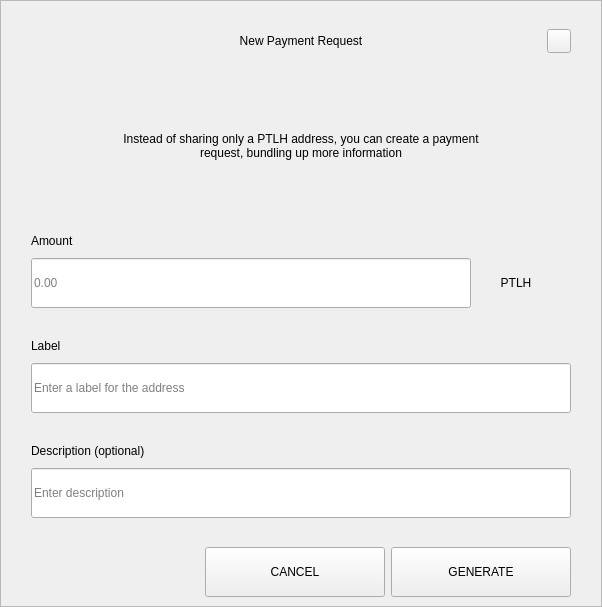
<?xml version="1.0" encoding="UTF-8"?>
<ui version="4.0">
 <class>RequestDialog</class>
 <widget class="QDialog" name="RequestDialog">
  <property name="geometry">
   <rect>
    <x>0</x>
    <y>0</y>
    <width>602</width>
    <height>607</height>
   </rect>
  </property>
  <property name="windowTitle">
   <string>Dialog</string>
  </property>
  <layout class="QVBoxLayout" name="verticalLayout_5">
   <property name="spacing">
    <number>0</number>
   </property>
   <property name="leftMargin">
    <number>0</number>
   </property>
   <property name="topMargin">
    <number>0</number>
   </property>
   <property name="rightMargin">
    <number>0</number>
   </property>
   <property name="bottomMargin">
    <number>0</number>
   </property>
   <item>
    <widget class="QFrame" name="frame">
     <property name="styleSheet">
      <string notr="true"/>
     </property>
     <property name="frameShape">
      <enum>QFrame::StyledPanel</enum>
     </property>
     <property name="frameShadow">
      <enum>QFrame::Raised</enum>
     </property>
     <layout class="QVBoxLayout" name="verticalLayout_4" stretch="1,0,0">
      <property name="spacing">
       <number>0</number>
      </property>
      <property name="leftMargin">
       <number>30</number>
      </property>
      <property name="topMargin">
       <number>20</number>
      </property>
      <property name="rightMargin">
       <number>30</number>
      </property>
      <property name="bottomMargin">
       <number>0</number>
      </property>
      <item>
       <layout class="QHBoxLayout" name="horizontalLayout_3">
        <property name="spacing">
         <number>0</number>
        </property>
        <item>
         <spacer name="horizontalSpacer_21">
          <property name="orientation">
           <enum>Qt::Horizontal</enum>
          </property>
          <property name="sizeHint" stdset="0">
           <size>
            <width>40</width>
            <height>20</height>
           </size>
          </property>
         </spacer>
        </item>
        <item>
         <widget class="QLabel" name="labelTitle">
          <property name="minimumSize">
           <size>
            <width>0</width>
            <height>40</height>
           </size>
          </property>
          <property name="maximumSize">
           <size>
            <width>16777215</width>
            <height>40</height>
           </size>
          </property>
          <property name="styleSheet">
           <string notr="true">padding-left:24px;</string>
          </property>
          <property name="text">
           <string>New Payment Request</string>
          </property>
          <property name="alignment">
           <set>Qt::AlignCenter</set>
          </property>
          <property name="margin">
           <number>7</number>
          </property>
         </widget>
        </item>
        <item>
         <spacer name="horizontalSpacer">
          <property name="orientation">
           <enum>Qt::Horizontal</enum>
          </property>
          <property name="sizeHint" stdset="0">
           <size>
            <width>40</width>
            <height>20</height>
           </size>
          </property>
         </spacer>
        </item>
        <item>
         <widget class="QPushButton" name="btnEsc">
          <property name="minimumSize">
           <size>
            <width>24</width>
            <height>24</height>
           </size>
          </property>
          <property name="maximumSize">
           <size>
            <width>24</width>
            <height>24</height>
           </size>
          </property>
          <property name="focusPolicy">
           <enum>Qt::NoFocus</enum>
          </property>
          <property name="text">
           <string/>
          </property>
         </widget>
        </item>
       </layout>
      </item>
      <item>
       <widget class="QStackedWidget" name="stack">
        <property name="minimumSize">
         <size>
          <width>540</width>
          <height>0</height>
         </size>
        </property>
        <property name="maximumSize">
         <size>
          <width>540</width>
          <height>16777215</height>
         </size>
        </property>
        <property name="currentIndex">
         <number>0</number>
        </property>
        <widget class="QWidget" name="page_1">
         <property name="minimumSize">
          <size>
           <width>540</width>
           <height>0</height>
          </size>
         </property>
         <property name="maximumSize">
          <size>
           <width>540</width>
           <height>16777215</height>
          </size>
         </property>
         <layout class="QVBoxLayout" name="layout1">
          <property name="spacing">
           <number>0</number>
          </property>
          <property name="leftMargin">
           <number>0</number>
          </property>
          <property name="topMargin">
           <number>0</number>
          </property>
          <property name="rightMargin">
           <number>0</number>
          </property>
          <property name="bottomMargin">
           <number>0</number>
          </property>
          <item>
           <spacer name="verticalSpacer_21">
            <property name="orientation">
             <enum>Qt::Vertical</enum>
            </property>
            <property name="sizeType">
             <enum>QSizePolicy::Fixed</enum>
            </property>
            <property name="sizeHint" stdset="0">
             <size>
              <width>20</width>
              <height>30</height>
             </size>
            </property>
           </spacer>
          </item>
          <item alignment="Qt::AlignHCenter">
           <widget class="QLabel" name="labelMessage">
            <property name="minimumSize">
             <size>
              <width>400</width>
              <height>50</height>
             </size>
            </property>
            <property name="text">
             <string>Instead of sharing only a PTLH address, you can create a payment request, bundling up more information</string>
            </property>
            <property name="alignment">
             <set>Qt::AlignCenter</set>
            </property>
            <property name="wordWrap">
             <bool>true</bool>
            </property>
           </widget>
          </item>
          <item alignment="Qt::AlignBottom">
           <widget class="QWidget" name="containerAmount" native="true">
            <layout class="QVBoxLayout" name="verticalLayout">
             <property name="spacing">
              <number>9</number>
             </property>
             <property name="leftMargin">
              <number>0</number>
             </property>
             <property name="topMargin">
              <number>0</number>
             </property>
             <property name="rightMargin">
              <number>0</number>
             </property>
             <property name="bottomMargin">
              <number>0</number>
             </property>
             <item>
              <widget class="QLabel" name="labelSubtitleAmount">
               <property name="minimumSize">
                <size>
                 <width>350</width>
                 <height>16</height>
                </size>
               </property>
               <property name="maximumSize">
                <size>
                 <width>16777215</width>
                 <height>16</height>
                </size>
               </property>
               <property name="text">
                <string>Amount</string>
               </property>
              </widget>
             </item>
             <item alignment="Qt::AlignTop">
              <widget class="QWidget" name="layoutAmount" native="true">
               <layout class="QHBoxLayout" name="horizontalLayout" stretch="2,0">
                <property name="spacing">
                 <number>0</number>
                </property>
                <property name="leftMargin">
                 <number>0</number>
                </property>
                <property name="topMargin">
                 <number>0</number>
                </property>
                <property name="rightMargin">
                 <number>0</number>
                </property>
                <property name="bottomMargin">
                 <number>0</number>
                </property>
                <item>
                 <widget class="QLineEdit" name="lineEditAmount">
                  <property name="minimumSize">
                   <size>
                    <width>0</width>
                    <height>50</height>
                   </size>
                  </property>
                  <property name="maximumSize">
                   <size>
                    <width>16777215</width>
                    <height>50</height>
                   </size>
                  </property>
                  <property name="placeholderText">
                   <string notr="true">0.00</string>
                  </property>
                 </widget>
                </item>
                <item>
                 <widget class="QWidget" name="comboContainer" native="true">
                  <property name="minimumSize">
                   <size>
                    <width>100</width>
                    <height>50</height>
                   </size>
                  </property>
                  <property name="maximumSize">
                   <size>
                    <width>16777215</width>
                    <height>50</height>
                   </size>
                  </property>
                  <layout class="QHBoxLayout" name="horizontalLayout_31">
                   <property name="spacing">
                    <number>0</number>
                   </property>
                   <property name="leftMargin">
                    <number>0</number>
                   </property>
                   <property name="topMargin">
                    <number>0</number>
                   </property>
                   <property name="rightMargin">
                    <number>10</number>
                   </property>
                   <property name="bottomMargin">
                    <number>0</number>
                   </property>
                   <item>
                    <widget class="QLabel" name="comboBoxCoin">
                     <property name="text">
                      <string>PTLH</string>
                     </property>
                     <property name="alignment">
                      <set>Qt::AlignCenter</set>
                     </property>
                    </widget>
                   </item>
                  </layout>
                 </widget>
                </item>
               </layout>
              </widget>
             </item>
            </layout>
           </widget>
          </item>
          <item>
           <spacer name="verticalSpacer_31">
            <property name="orientation">
             <enum>Qt::Vertical</enum>
            </property>
            <property name="sizeType">
             <enum>QSizePolicy::Fixed</enum>
            </property>
            <property name="sizeHint" stdset="0">
             <size>
              <width>20</width>
              <height>30</height>
             </size>
            </property>
           </spacer>
          </item>
          <item>
           <layout class="QVBoxLayout" name="verticalLayoutLabel">
            <property name="spacing">
             <number>9</number>
            </property>
            <item>
             <widget class="QLabel" name="labelSubtitleLabel">
              <property name="minimumSize">
               <size>
                <width>0</width>
                <height>16</height>
               </size>
              </property>
              <property name="maximumSize">
               <size>
                <width>16777215</width>
                <height>16</height>
               </size>
              </property>
              <property name="text">
               <string>Label</string>
              </property>
             </widget>
            </item>
            <item>
             <widget class="QLineEdit" name="lineEditLabel">
              <property name="minimumSize">
               <size>
                <width>0</width>
                <height>50</height>
               </size>
              </property>
              <property name="maximumSize">
               <size>
                <width>16777215</width>
                <height>50</height>
               </size>
              </property>
              <property name="placeholderText">
               <string>Enter a label for the address</string>
              </property>
             </widget>
            </item>
           </layout>
          </item>
          <item>
           <spacer name="verticalSpacer_34">
            <property name="orientation">
             <enum>Qt::Vertical</enum>
            </property>
            <property name="sizeType">
             <enum>QSizePolicy::Fixed</enum>
            </property>
            <property name="sizeHint" stdset="0">
             <size>
              <width>20</width>
              <height>30</height>
             </size>
            </property>
           </spacer>
          </item>
          <item>
           <layout class="QVBoxLayout" name="verticalLayoutDescription">
            <property name="spacing">
             <number>9</number>
            </property>
            <item>
             <widget class="QLabel" name="labelSubtitleDescription">
              <property name="minimumSize">
               <size>
                <width>0</width>
                <height>16</height>
               </size>
              </property>
              <property name="maximumSize">
               <size>
                <width>16777215</width>
                <height>16</height>
               </size>
              </property>
              <property name="text">
               <string>Description (optional)</string>
              </property>
             </widget>
            </item>
            <item>
             <widget class="QLineEdit" name="lineEditDescription">
              <property name="minimumSize">
               <size>
                <width>0</width>
                <height>50</height>
               </size>
              </property>
              <property name="maximumSize">
               <size>
                <width>16777215</width>
                <height>50</height>
               </size>
              </property>
              <property name="placeholderText">
               <string>Enter description</string>
              </property>
             </widget>
            </item>
            <item>
             <spacer name="verticalSpacer_4">
              <property name="orientation">
               <enum>Qt::Vertical</enum>
              </property>
              <property name="sizeType">
               <enum>QSizePolicy::Fixed</enum>
              </property>
              <property name="sizeHint" stdset="0">
               <size>
                <width>20</width>
                <height>20</height>
               </size>
              </property>
             </spacer>
            </item>
           </layout>
          </item>
         </layout>
        </widget>
        <widget class="QWidget" name="page_2">
         <layout class="QVBoxLayout" name="layout2">
          <item>
           <spacer name="verticalSpacer_5">
            <property name="orientation">
             <enum>Qt::Vertical</enum>
            </property>
            <property name="sizeType">
             <enum>QSizePolicy::Fixed</enum>
            </property>
            <property name="sizeHint" stdset="0">
             <size>
              <width>20</width>
              <height>50</height>
             </size>
            </property>
           </spacer>
          </item>
          <item alignment="Qt::AlignHCenter">
           <widget class="QLabel" name="labelQrImg">
            <property name="minimumSize">
             <size>
              <width>260</width>
              <height>260</height>
             </size>
            </property>
            <property name="maximumSize">
             <size>
              <width>260</width>
              <height>260</height>
             </size>
            </property>
            <property name="text">
             <string/>
            </property>
            <property name="alignment">
             <set>Qt::AlignCenter</set>
            </property>
           </widget>
          </item>
          <item>
           <spacer name="verticalSpacer_2">
            <property name="orientation">
             <enum>Qt::Vertical</enum>
            </property>
            <property name="sizeType">
             <enum>QSizePolicy::Fixed</enum>
            </property>
            <property name="sizeHint" stdset="0">
             <size>
              <width>20</width>
              <height>30</height>
             </size>
            </property>
           </spacer>
          </item>
          <item alignment="Qt::AlignHCenter">
           <widget class="QLabel" name="labelAddress">
            <property name="text">
             <string>D7VFR83SQbiezrW72hjcWJtcfip5krte2Z </string>
            </property>
           </widget>
          </item>
          <item>
           <spacer name="verticalSpacer_32">
            <property name="orientation">
             <enum>Qt::Vertical</enum>
            </property>
            <property name="sizeType">
             <enum>QSizePolicy::Expanding</enum>
            </property>
            <property name="sizeHint" stdset="0">
             <size>
              <width>20</width>
              <height>20</height>
             </size>
            </property>
           </spacer>
          </item>
          <item>
           <layout class="QHBoxLayout" name="horizontal">
            <property name="leftMargin">
             <number>20</number>
            </property>
            <property name="rightMargin">
             <number>20</number>
            </property>
            <property name="bottomMargin">
             <number>20</number>
            </property>
            <item>
             <spacer name="horizontalSpacer_4">
              <property name="orientation">
               <enum>Qt::Horizontal</enum>
              </property>
              <property name="sizeHint" stdset="0">
               <size>
                <width>40</width>
                <height>20</height>
               </size>
              </property>
             </spacer>
            </item>
            <item>
             <widget class="QPushButton" name="btnCopyAddress">
              <property name="minimumSize">
               <size>
                <width>180</width>
                <height>50</height>
               </size>
              </property>
              <property name="text">
               <string>COPY ADDRESS</string>
              </property>
             </widget>
            </item>
            <item>
             <widget class="QPushButton" name="btnCopyUrl">
              <property name="minimumSize">
               <size>
                <width>180</width>
                <height>50</height>
               </size>
              </property>
              <property name="text">
               <string>COPY URL</string>
              </property>
             </widget>
            </item>
            <item>
             <spacer name="horizontalSpacer_2">
              <property name="orientation">
               <enum>Qt::Horizontal</enum>
              </property>
              <property name="sizeHint" stdset="0">
               <size>
                <width>40</width>
                <height>20</height>
               </size>
              </property>
             </spacer>
            </item>
           </layout>
          </item>
         </layout>
        </widget>
       </widget>
      </item>
      <item>
       <widget class="QWidget" name="buttonsStack" native="true">
        <layout class="QHBoxLayout" name="horizontalLayout_5">
         <property name="leftMargin">
          <number>20</number>
         </property>
         <property name="rightMargin">
          <number>0</number>
         </property>
         <item>
          <spacer name="horizontalSpacer_41">
           <property name="orientation">
            <enum>Qt::Horizontal</enum>
           </property>
           <property name="sizeHint" stdset="0">
            <size>
             <width>40</width>
             <height>20</height>
            </size>
           </property>
          </spacer>
         </item>
         <item>
          <widget class="QPushButton" name="btnCancel">
           <property name="minimumSize">
            <size>
             <width>180</width>
             <height>50</height>
            </size>
           </property>
           <property name="focusPolicy">
            <enum>Qt::NoFocus</enum>
           </property>
           <property name="text">
            <string>CANCEL</string>
           </property>
          </widget>
         </item>
         <item>
          <widget class="QPushButton" name="btnSave">
           <property name="minimumSize">
            <size>
             <width>180</width>
             <height>50</height>
            </size>
           </property>
           <property name="focusPolicy">
            <enum>Qt::NoFocus</enum>
           </property>
           <property name="text">
            <string>GENERATE</string>
           </property>
          </widget>
         </item>
        </layout>
       </widget>
      </item>
     </layout>
    </widget>
   </item>
  </layout>
 </widget>
 <resources/>
 <connections/>
</ui>
